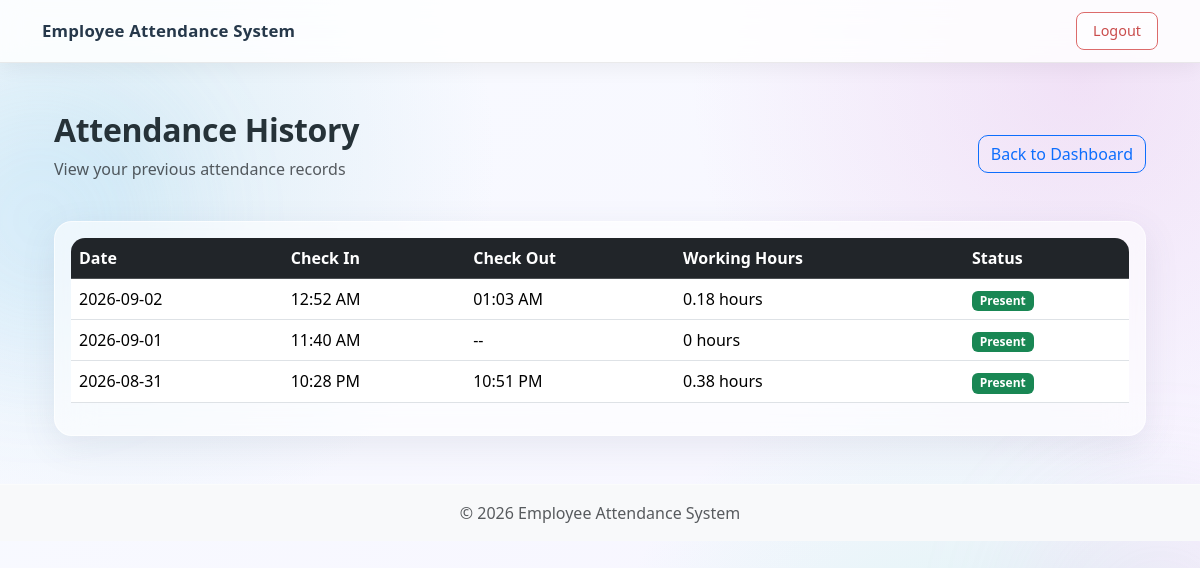
Screenshot of /attendance/history (signed in) with the database file from the repository.
### app.py (models this page shows)
class Attendance(db.Model):
    id = db.Column(db.Integer, primary_key=True)
    user_id = db.Column(
        db.Integer,
        db.ForeignKey("user.id"),
        nullable=False
    )
    user = db.relationship("User", backref="attendances")
    date = db.Column(db.Date, nullable=False)
    check_in = db.Column(db.DateTime)
    check_out = db.Column(db.DateTime)
    working_hours = db.Column(db.Float, default=0)
    status = db.Column(
        db.String(20),
        default="Present"
    )

### app.py (the view)
@app.route("/attendance/history")
def attendance_history():
    if "user_id" not in session:
        return redirect(url_for("login"))
    if session.get("role") != "employee":
        return "Access Denied", 403
    user_id = session["user_id"]
    attendances = Attendance.query.filter_by(
        user_id=user_id
    ).order_by(
        Attendance.date.desc()
    ).all()
    return render_template(
        "attendance_history.html",
        attendances=attendances
    )

### templates/attendance_history.html (shortened to what this page needs)
{% extends "base.html" %}
{% block content %}
<div class="container">
    <div class="d-flex justify-content-between align-items-center mb-4">
        <div>
            <h2>Attendance History</h2>
            <p class="text-muted">
                View your previous attendance records
            </p>
        </div>
        <a href="{{ url_for('employee_dashboard') }}"
           class="btn btn-outline-primary">
            Back to Dashboard
        </a>
    </div>
    <div class="card shadow-sm">
        <div class="card-body">
            {% if attendances %}
            <div class="table-responsive">
                <table class="table table-hover align-middle">
                    <thead class="table-dark">
                        <tr>
                            <th>Date</th>
                            <th>Check In</th>
                            <th>Check Out</th>
                            <th>Working Hours</th>
                            <th>Status</th>
                        </tr>
                    </thead>
                    <tbody>
                        {% for attendance in attendances %}
                        <tr>
                            <td>
                                {{ attendance.date }}
                            </td>
                            <td>
                                {% if attendance.check_in %}
                                    {{ attendance.check_in.strftime("%I:%M %p") }}
                                {% else %}
                                    --
                                {% endif %}
                            </td>
                            <td>
                                {% if attendance.check_out %}
                                    {{ attendance.check_out.strftime("%I:%M %p") }}
                                {% else %}
                                    --
                                {% endif %}
                            </td>
                            <td>
                                {{ attendance.working_hours or 0 }} hours
                            </td>
                            <td>
                                {% if attendance.status == "Present" %}
                                    <span class="badge bg-success">
                                        Present
                                    </span>
                                {% elif attendance.status == "Late" %}
                                    <span class="badge bg-warning text-dark">
                                        Late
                                    </span>
                                {% else %}
                                    <span class="badge bg-danger">
                                        {{ attendance.status }}
                                    </span>
                                {% endif %}
                            </td>
                        </tr>
                        {% endfor %}
                    </tbody>
                </table>
            </div>
            {% endif %}
        </div>
    </div>
</div>
{% endblock %}

### static/css/style.css (style rules this page uses)
* { box-sizing: border-box; }
body { margin: 0; min-height: 100vh; font-family: "Segoe UI", Tahoma, Geneva, Verdana, sans-serif; background: radial-gradient( circle at 10% 20%, rgba(173, 216, 230, 0.35), transparent 30% ), radial-gradient( circle at 90% 10%, rgba(221, 160, 221, 0.25), transparent 30% ), radial-gradient( circle at 80% 90%, rgba(144, 238, 210, 0.25), transparent 30% ), linear-gradient(135deg, #f8fbff, #f7f4ff); color: #263238; overflow-x: hidden; }
body::before, body::after { content: ""; position: fixed; width: 280px; height: 280px; border-radius: 50%; filter: blur(60px); opacity: 0.35; z-index: -1; animation: floatingBlob 10s ease-in-out infinite alternate; }
body::before { top: 10%; left: -100px; background: rgba(135, 206, 250, 0.45); }
body::after { bottom: 5%; right: -100px; background: rgba(221, 160, 221, 0.35); animation-delay: 3s; }
.card { background: rgba(255, 255, 255, 0.58) !important; backdrop-filter: blur(18px); -webkit-backdrop-filter: blur(18px); border: 1px solid rgba(255, 255, 255, 0.65) !important; border-radius: 18px !important; box-shadow: 0 10px 35px rgba(80, 90, 120, 0.10) !important; transition: transform 0.3s ease, box-shadow 0.3s ease; }
.card-body { border-radius: 18px; }
h1, h2, h3, h4, h5 { font-weight: 600; }
h2 { letter-spacing: -0.3px; }
.btn { border-radius: 10px !important; font-weight: 500; transition: transform 0.25s ease, box-shadow 0.25s ease, background-color 0.25s ease; }
.table-responsive { width: 100%; overflow-x: auto; overflow-y: hidden; -webkit-overflow-scrolling: touch; border-radius: 14px; }
a { transition: 0.25s ease; }

### rows the page displays
Attendance: date "2026-09-02", check_in "12:52 AM", check_out "01:03 AM", working_hours "0.18", status "Present"
Attendance: date "2026-09-01", check_in "11:40 AM", working_hours "0", status "Present"
Attendance: date "2026-08-31", check_in "10:28 PM", check_out "10:51 PM", working_hours "0.38", status "Present"
